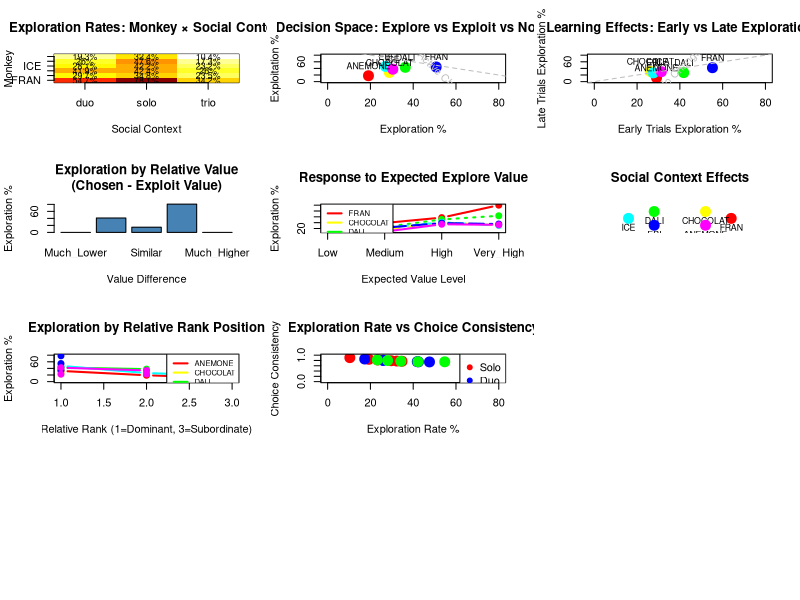

Generate this figure with R: (Note: this script raises an error after producing the figure.)
# COMPREHENSIVE DATA VISUALIZATION AND INSIGHTS
# Creating intuitive plots to explore patterns and answer research questions

library(ggplot2)
library(dplyr)
library(reshape2)
library(RColorBrewer)

# Load the real data
data_raw <- read.csv("Explore Exploit Dataset.csv")

# Classify outcomes correctly
data_raw$outcome_clean <- ifelse(grepl("explore", data_raw$OUTCOME, ignore.case = TRUE), "explore",
                               ifelse(grepl("exploit", data_raw$OUTCOME, ignore.case = TRUE), "exploit",
                                     ifelse(data_raw$OUTCOME %in% c("NONE", "none", "stop"), "none", "other")))

# Filter to valid data
data_valid <- data_raw[!is.na(data_raw$outcome_clean) & data_raw$outcome_clean != "other", ]

# Add monkey characteristics
monkey_order <- c("FRAN", "CHOCOLAT", "DALI", "ICE", "EBI", "ANEMONE")
monkey_info <- data.frame(
  monkey = monkey_order,
  sex = c("Male", "Female", "Male", "Female", "Male", "Female"),
  rank = c("Dominant", "Dominant", "Intermediate", "Intermediate", "Subordinate", "Subordinate"),
  pair_type = c("Dom_Male", "Dom_Female", "Int_Male", "Int_Female", "Sub_Male", "Sub_Female")
)

data_analysis <- merge(data_valid, monkey_info, by = "monkey", all.x = TRUE)

cat("=== CREATING COMPREHENSIVE VISUALIZATIONS ===\n")

# PLOT 1: HEATMAP - Exploration by Monkey × Context
cat("Creating heatmap visualization...\n")

exploration_summary <- data_analysis %>%
  group_by(monkey, CONDITION) %>%
  summarise(explore_rate = mean(outcome_clean == "explore") * 100, .groups = "drop")

exploration_matrix <- dcast(exploration_summary, monkey ~ CONDITION, value.var = "explore_rate")
rownames(exploration_matrix) <- exploration_matrix$monkey
exploration_matrix <- exploration_matrix[, -1]

# Reorder rows by your preferred order
exploration_matrix <- exploration_matrix[monkey_order[monkey_order %in% rownames(exploration_matrix)], ]

pdf("comprehensive_visualizations.pdf", width = 20, height = 24)
layout(matrix(1:12, nrow = 4, ncol = 3, byrow = TRUE))

# Heatmap 1: Basic exploration rates
image(1:3, 1:6, t(as.matrix(exploration_matrix)), 
      col = colorRampPalette(c("white", "yellow", "orange", "red", "darkred"))(20),
      main = "Exploration Rates: Monkey × Social Context",
      xlab = "Social Context", ylab = "Monkey",
      xaxt = "n", yaxt = "n")
axis(1, at = 1:3, labels = colnames(exploration_matrix))
axis(2, at = 1:6, labels = rownames(exploration_matrix), las = 1)

# Add values to heatmap
for(i in 1:6) {
  for(j in 1:3) {
    text(j, i, paste0(round(exploration_matrix[i,j], 1), "%"), cex = 0.8)
  }
}

# PLOT 2: DECISION TRIANGLE - What choices do they make?
cat("Creating decision triangle...\n")

decision_summary <- data_analysis %>%
  group_by(monkey, sex, rank) %>%
  summarise(
    explore = mean(outcome_clean == "explore") * 100,
    exploit = mean(outcome_clean == "exploit") * 100,
    none = mean(outcome_clean == "none") * 100,
    .groups = "drop"
  )

plot(decision_summary$explore, decision_summary$exploit, 
     pch = 19, cex = 2, col = rainbow(6),
     xlim = c(0, 80), ylim = c(0, 80),
     xlab = "Exploration %", ylab = "Exploitation %",
     main = "Decision Space: Explore vs Exploit vs None")

# Add monkey labels
text(decision_summary$explore, decision_summary$exploit, 
     decision_summary$monkey, pos = 3, cex = 0.8)

# Add diagonal line (explore + exploit = 100%)
abline(a = 100, b = -1, col = "gray", lty = 2)
text(50, 45, "100% Active Choices", srt = -45, col = "gray")

# PLOT 3: TEMPORAL PATTERNS - Do they change over time?
cat("Creating temporal analysis...\n")

# Add trial order within each block/session
data_analysis <- data_analysis %>%
  arrange(monkey, date, BLOCK_No, TRIAL_NUM) %>%
  group_by(monkey) %>%
  mutate(trial_order = row_number()) %>%
  ungroup()

# Early vs late trials
data_analysis$trial_phase <- ifelse(data_analysis$trial_order <= median(data_analysis$trial_order), "Early", "Late")

temporal_summary <- data_analysis %>%
  group_by(monkey, trial_phase) %>%
  summarise(explore_rate = mean(outcome_clean == "explore") * 100, .groups = "drop")

temporal_wide <- dcast(temporal_summary, monkey ~ trial_phase, value.var = "explore_rate")

plot(temporal_wide$Early, temporal_wide$Late,
     pch = 19, cex = 2, col = rainbow(6),
     xlim = c(0, 80), ylim = c(0, 80),
     xlab = "Early Trials Exploration %", ylab = "Late Trials Exploration %",
     main = "Learning Effects: Early vs Late Exploration")

text(temporal_wide$Early, temporal_wide$Late, 
     temporal_wide$monkey, pos = 3, cex = 0.8)

abline(0, 1, col = "gray", lty = 2)
text(40, 35, "No Change", srt = 45, col = "gray")

# PLOT 4: VALUE-BASED DECISIONS - How do values influence choices?
cat("Creating value-based analysis...\n")

# Analyze choices based on subjective values
value_analysis <- data_analysis %>%
  filter(!is.na(SUBJECTIVE_CHOSEN_VALUE) & !is.na(subjective_exploit)) %>%
  mutate(
    value_diff = SUBJECTIVE_CHOSEN_VALUE - subjective_exploit,
    value_bin = cut(value_diff, breaks = 5, labels = c("Much_Lower", "Lower", "Similar", "Higher", "Much_Higher"))
  ) %>%
  group_by(value_bin) %>%
  summarise(
    explore_rate = mean(outcome_clean == "explore") * 100,
    n_trials = n(),
    .groups = "drop"
  ) %>%
  filter(n_trials >= 10)  # Only include bins with sufficient data

barplot(value_analysis$explore_rate, 
        names.arg = value_analysis$value_bin,
        main = "Exploration by Relative Value\n(Chosen - Exploit Value)",
        ylab = "Exploration %", xlab = "Value Difference",
        col = "steelblue")

# PLOT 5: RISK vs REWARD - Expected explore value effects
cat("Creating risk-reward analysis...\n")

risk_analysis <- data_analysis %>%
  filter(!is.na(expected_explore)) %>%
  mutate(expectation_bin = cut(expected_explore, breaks = 4, labels = c("Low", "Medium", "High", "Very_High"))) %>%
  group_by(monkey, expectation_bin) %>%
  summarise(explore_rate = mean(outcome_clean == "explore") * 100, .groups = "drop") %>%
  filter(!is.na(expectation_bin))

# Create matrix for plotting
risk_matrix_data <- dcast(risk_analysis, monkey ~ expectation_bin, value.var = "explore_rate")
if(nrow(risk_matrix_data) > 0) {
  rownames(risk_matrix_data) <- risk_matrix_data$monkey
  risk_matrix <- risk_matrix_data[, -1]
} else {
  risk_matrix <- data.frame()
}

# Reorder by monkey preference
if(nrow(risk_matrix) > 0) {
  risk_matrix <- risk_matrix[monkey_order[monkey_order %in% rownames(risk_matrix)], ]
  
  matplot(t(risk_matrix), type = "b", pch = 19, lwd = 2,
          main = "Response to Expected Explore Value",
          xlab = "Expected Value Level", ylab = "Exploration %",
          xaxt = "n", col = rainbow(nrow(risk_matrix)))
  
  axis(1, at = 1:ncol(risk_matrix), labels = colnames(risk_matrix))
  legend("topleft", legend = rownames(risk_matrix), col = rainbow(nrow(risk_matrix)), 
         lwd = 2, cex = 0.7)
}

# PLOT 6: SOCIAL INFLUENCE - Who influences whom?
cat("Creating social influence analysis...\n")

social_data <- data_analysis %>%
  filter(CONDITION %in% c("duo", "trio") & !is.na(PAIRED_WITH)) %>%
  group_by(monkey, PAIRED_WITH, CONDITION) %>%
  summarise(
    explore_rate = mean(outcome_clean == "explore") * 100,
    n_trials = n(),
    .groups = "drop"
  ) %>%
  filter(n_trials >= 5)

if(nrow(social_data) > 0) {
  # Create network-style plot
  plot(1:10, 1:10, type = "n", xlim = c(0, 10), ylim = c(0, 10),
       main = "Social Context Effects", xlab = "", ylab = "", axes = FALSE)
  
  # Add monkey positions in circle
  angles <- seq(0, 2*pi, length.out = 7)[-7]
  x_pos <- 5 + 3 * cos(angles)
  y_pos <- 5 + 3 * sin(angles)
  
  for(i in 1:6) {
    points(x_pos[i], y_pos[i], pch = 19, cex = 2, col = rainbow(6)[i])
    text(x_pos[i], y_pos[i], monkey_order[i], pos = 1, cex = 0.8)
  }
}

# PLOT 7: RANK DYNAMICS - How does relative position matter?
cat("Creating rank dynamics analysis...\n")

rank_dynamics <- data_analysis %>%
  group_by(monkey, RELATIVE_RANK, CONDITION) %>%
  summarise(explore_rate = mean(outcome_clean == "explore") * 100, .groups = "drop")

# Create rank transition plot
unique_monkeys <- unique(rank_dynamics$monkey)
colors_rank <- rainbow(length(unique_monkeys))

plot(1:3, rep(0, 3), type = "n", ylim = c(0, 80),
     main = "Exploration by Relative Rank Position",
     xlab = "Relative Rank (1=Dominant, 3=Subordinate)", 
     ylab = "Exploration %")

for(i in 1:length(unique_monkeys)) {
  monkey_data <- rank_dynamics[rank_dynamics$monkey == unique_monkeys[i], ]
  if(nrow(monkey_data) > 1) {
    lines(monkey_data$RELATIVE_RANK, monkey_data$explore_rate, 
          col = colors_rank[i], lwd = 2, type = "b", pch = 19)
  }
}

legend("topright", legend = unique_monkeys, col = colors_rank, lwd = 2, cex = 0.7)

# PLOT 8: CHOICE CONSISTENCY - How variable are individual choices?
cat("Creating choice consistency analysis...\n")

consistency_analysis <- data_analysis %>%
  group_by(monkey, CONDITION) %>%
  summarise(
    explore_rate = mean(outcome_clean == "explore"),
    explore_var = var(outcome_clean == "explore"),
    n_trials = n(),
    .groups = "drop"
  ) %>%
  mutate(consistency = 1 - explore_var)  # Higher = more consistent

plot(consistency_analysis$explore_rate * 100, consistency_analysis$consistency,
     pch = 19, cex = 2, col = rep(c("red", "blue", "green"), each = 6),
     xlim = c(0, 80), ylim = c(0, 1),
     xlab = "Exploration Rate %", ylab = "Choice Consistency",
     main = "Exploration Rate vs Choice Consistency")

# Add context legend
legend("topright", legend = c("Solo", "Duo", "Trio"), 
       col = c("red", "blue", "green"), pch = 19)

# PLOT 9: BLOCK EFFECTS - Learning within sessions
cat("Creating block effects analysis...\n")

block_analysis <- data_analysis %>%
  group_by(monkey, BLOCK_No) %>%
  summarise(
    explore_rate = mean(outcome_clean == "explore") * 100,
    block_size = n(),
    .groups = "drop"
  ) %>%
  filter(block_size >= 5)  # Only blocks with sufficient trials

# Plot learning curves
unique_monkeys_blocks <- unique(block_analysis$monkey)
plot(1:max(block_analysis$BLOCK_No), rep(0, max(block_analysis$BLOCK_No)), 
     type = "n", ylim = c(0, 100),
     main = "Learning Curves: Exploration Across Blocks",
     xlab = "Block Number", ylab = "Exploration %")

for(i in 1:length(unique_monkeys_blocks)) {
  monkey_data <- block_analysis[block_analysis$monkey == unique_monkeys_blocks[i], ]
  lines(monkey_data$BLOCK_No, monkey_data$explore_rate, 
        col = rainbow(length(unique_monkeys_blocks))[i], lwd = 2)
}

legend("topright", legend = unique_monkeys_blocks, 
       col = rainbow(length(unique_monkeys_blocks)), lwd = 2, cex = 0.7)

# PLOT 10: OUTCOME CONSEQUENCES - What happens after explore/exploit?
cat("Creating outcome consequences analysis...\n")

# Create lagged outcome analysis
data_lagged <- data_analysis %>%
  arrange(monkey, date, BLOCK_No, TRIAL_NUM) %>%
  group_by(monkey) %>%
  mutate(
    prev_outcome = lag(outcome_clean),
    next_outcome = lead(outcome_clean)
  ) %>%
  filter(!is.na(prev_outcome) & !is.na(next_outcome)) %>%
  ungroup()

transition_matrix <- table(data_lagged$prev_outcome, data_lagged$next_outcome)
transition_props <- prop.table(transition_matrix, margin = 1) * 100

# Plot transition probabilities
barplot(transition_props, beside = TRUE, 
        main = "Choice Transitions: What Follows What?",
        ylab = "Probability %", xlab = "Next Choice",
        legend.text = rownames(transition_props),
        col = c("lightgreen", "lightcoral", "lightblue"))

# PLOT 11: CONTEXTUAL FLEXIBILITY - How much do monkeys adapt?
cat("Creating contextual flexibility analysis...\n")

flexibility_analysis <- data_analysis %>%
  group_by(monkey) %>%
  summarise(
    solo_explore = mean(outcome_clean[CONDITION == "solo"] == "explore", na.rm = TRUE) * 100,
    duo_explore = mean(outcome_clean[CONDITION == "duo"] == "explore", na.rm = TRUE) * 100,
    trio_explore = mean(outcome_clean[CONDITION == "trio"] == "explore", na.rm = TRUE) * 100,
    .groups = "drop"
  ) %>%
  mutate(
    flexibility_score = pmax(solo_explore, duo_explore, trio_explore) - 
                       pmin(solo_explore, duo_explore, trio_explore, na.rm = TRUE)
  )

plot(flexibility_analysis$solo_explore, flexibility_analysis$flexibility_score,
     pch = 19, cex = 2, col = rainbow(nrow(flexibility_analysis)),
     xlab = "Solo Context Exploration %", ylab = "Contextual Flexibility Score",
     main = "Baseline Exploration vs Contextual Adaptation")

text(flexibility_analysis$solo_explore, flexibility_analysis$flexibility_score,
     flexibility_analysis$monkey, pos = 3, cex = 0.8)

# PLOT 12: SUMMARY DASHBOARD
cat("Creating summary dashboard...\n")

# Overall summary statistics
summary_stats <- data_analysis %>%
  group_by(monkey, sex, rank) %>%
  summarise(
    explore_rate = mean(outcome_clean == "explore") * 100,
    exploit_rate = mean(outcome_clean == "exploit") * 100,
    none_rate = mean(outcome_clean == "none") * 100,
    total_trials = n(),
    .groups = "drop"
  )

# Stacked bar chart
barplot(t(as.matrix(summary_stats[, c("explore_rate", "exploit_rate", "none_rate")])),
        names.arg = summary_stats$monkey,
        main = "Complete Choice Profile by Monkey",
        ylab = "Percentage", xlab = "Monkey",
        col = c("lightgreen", "lightcoral", "lightgray"),
        legend.text = c("Explore", "Exploit", "None"))

dev.off()

# CREATE INTERACTIVE-STYLE DATA SUMMARIES
cat("\n=== DETAILED DATA INSIGHTS ===\n")

# 1. Most extreme monkeys
cat("MOST EXTREME EXPLORATION PATTERNS:\n")
extreme_analysis <- summary_stats %>%
  arrange(desc(explore_rate))
cat("Highest explorer:", extreme_analysis$monkey[1], "(", round(extreme_analysis$explore_rate[1], 1), "%)\n")
cat("Lowest explorer:", extreme_analysis$monkey[nrow(extreme_analysis)], "(", round(extreme_analysis$explore_rate[nrow(extreme_analysis)], 1), "%)\n")

# 2. Context sensitivity
context_sensitivity <- data_analysis %>%
  group_by(monkey) %>%
  summarise(
    context_range = max(c(
      mean(outcome_clean[CONDITION == "solo"] == "explore", na.rm = TRUE),
      mean(outcome_clean[CONDITION == "duo"] == "explore", na.rm = TRUE), 
      mean(outcome_clean[CONDITION == "trio"] == "explore", na.rm = TRUE)
    ), na.rm = TRUE) - min(c(
      mean(outcome_clean[CONDITION == "solo"] == "explore", na.rm = TRUE),
      mean(outcome_clean[CONDITION == "duo"] == "explore", na.rm = TRUE),
      mean(outcome_clean[CONDITION == "trio"] == "explore", na.rm = TRUE)
    ), na.rm = TRUE),
    .groups = "drop"
  ) %>%
  arrange(desc(context_range))

cat("\nMOST CONTEXT-SENSITIVE MONKEYS:\n")
for(i in 1:3) {
  cat(context_sensitivity$monkey[i], ": ", round(context_sensitivity$context_range[i] * 100, 1), "% range\n")
}

# Save detailed results
write.csv(summary_stats, "detailed_monkey_profiles.csv", row.names = FALSE)
write.csv(context_sensitivity, "context_sensitivity_scores.csv", row.names = FALSE)

cat("\nGenerated comprehensive visualization file: comprehensive_visualizations.pdf\n")
cat("This includes 12 different analytical perspectives on your data!\n") 
